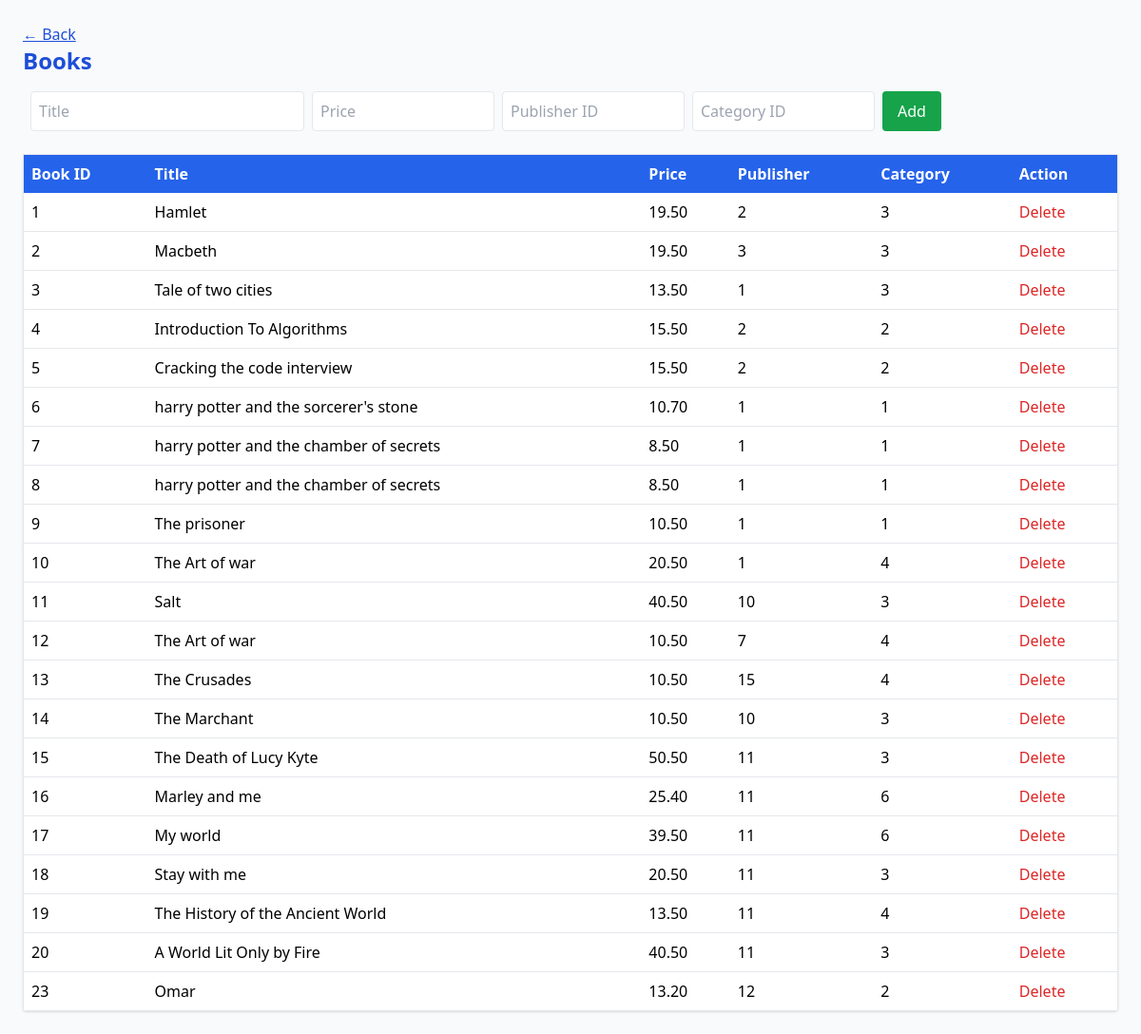
The page /books.php on the database its author committed.
### tables this page shows
CREATE TABLE `book` (
  `book_id` int(11) NOT NULL,
  `title` varchar(255) NOT NULL,
  `price` decimal(10,2) DEFAULT NULL,
  `pub_id` int(11) DEFAULT NULL,
  `category_id` int(11) DEFAULT NULL
);

### books.php (the view, shortened to what this page needs)
<?php include 'config.php'; ?>
<!DOCTYPE html>
<html lang="en">
<head>
  <script src="https://cdn.tailwindcss.com"></script>
  <link rel="stylesheet" href="style.css">
</head>
<body class="bg-gray-50 p-6">
  <a href="index.php" class="text-blue-700 underline">← Back</a>
  <h1 class="text-2xl font-bold mb-4 text-blue-700">Books</h1>
  <form action="add_record.php" method="POST" class="mb-6 flex space-x-2">
    <input name="title" placeholder="Title" class="border p-2 rounded w-1/4">
    <input name="price" placeholder="Price" class="border p-2 rounded w-1/6">
    <input name="pub_id" placeholder="Publisher ID" class="border p-2 rounded w-1/6">
    <input name="category_id" placeholder="Category ID" class="border p-2 rounded w-1/6">
    <button class="bg-green-600 text-white px-4 rounded hover:bg-green-700">Add</button>
  </form>
  <table class="w-full border bg-white rounded shadow">
    <tr class="bg-blue-600 text-white text-left">
      <th class="p-2">Book ID</th>
      <th class="p-2">Title</th>
      <th class="p-2">Price</th>
      <th class="p-2">Publisher</th>
      <th class="p-2">Category</th>
      <th class="p-2">Action</th>
    </tr>
    <?php
    $res = $conn->query("SELECT * FROM BOOK");
    while ($row = $res->fetch_assoc()) {
        echo "<tr class='border-b hover:bg-gray-100'>";
        echo "<td class='p-2'>{$row['book_id']}</td>";
        echo "<td class='p-2'>{$row['title']}</td>";
        echo "<td class='p-2'>{$row['price']}</td>";
        echo "<td class='p-2'>{$row['pub_id']}</td>";
        echo "<td class='p-2'>{$row['category_id']}</td>";
        echo "<td class='p-2'><a href='delete_record.php?table=book&id={$row['book_id']}' class='text-red-600 hover:underline'>Delete</a></td>";
        echo "</tr>";
    }
    ?>
  </table>
</body>
</html>

### rows shown on the page
book: book_id "1", title "Hamlet", price "19.50", pub "2", category "3"
book: book_id "2", title "Macbeth", price "19.50", pub "3", category "3"
book: book_id "3", title "Tale of two cities", price "13.50", pub "1", category "3"
book: book_id "4", title "Introduction To Algorithms", price "15.50", pub "2", category "2"
book: book_id "5", title "Cracking the code interview", price "15.50", pub "2", category "2"
book: book_id "6", title "harry potter and the sorcerer's stone", price "10.70", pub "1", category "1"
book: book_id "7", title "harry potter and the chamber of secrets", price "8.50", pub "1", category "1"
book: book_id "8", title "harry potter and the chamber of secrets", price "8.50", pub "1", category "1"
book: book_id "9", title "The prisoner", price "10.50", pub "1", category "1"
book: book_id "10", title "The Art of war", price "20.50", pub "1", category "4"
book: book_id "11", title "Salt", price "40.50", pub "10", category "3"
book: book_id "12", title "The Art of war", price "10.50", pub "7", category "4"
book: book_id "13", title "The Crusades", price "10.50", pub "15", category "4"
book: book_id "14", title "The Marchant", price "10.50", pub "10", category "3"
book: book_id "15", title "The Death of Lucy Kyte", price "50.50", pub "11", category "3"
book: book_id "16", title "Marley and me", price "25.40", pub "11", category "6"
book: book_id "17", title "My world", price "39.50", pub "11", category "6"
book: book_id "18", title "Stay with me", price "20.50", pub "11", category "3"
book: book_id "19", title "The History of the Ancient World", price "13.50", pub "11", category "4"
book: book_id "20", title "A World Lit Only by Fire", price "40.50", pub "11", category "3"
book: book_id "23", title "Omar", price "13.20", pub "12", category "2"
